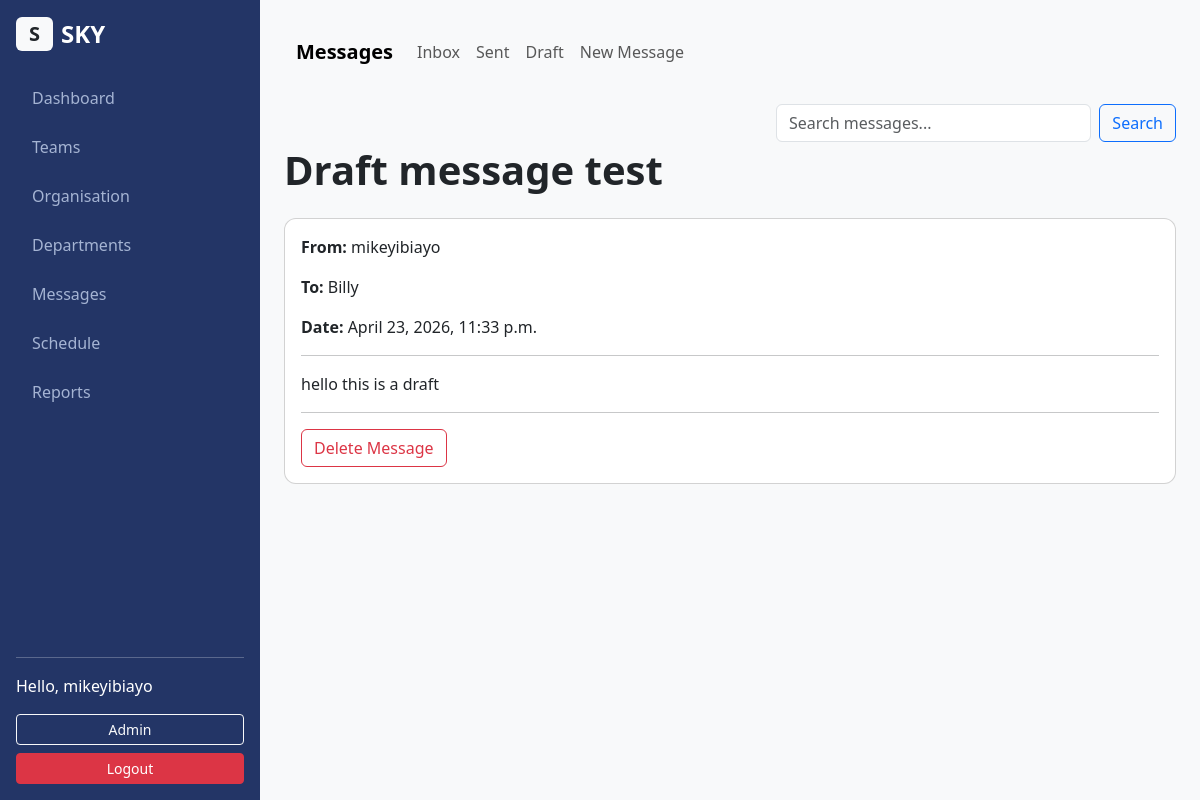
The page /message/3/ (signed in) on the database its author committed.
### messages/models.py (models this page shows, shortened)
class Message(models.Model):
    sender = models.ForeignKey(
        User,
        on_delete=models.CASCADE,
        related_name='sent_messages'
    )
    recipient = models.ForeignKey(
        User,
        on_delete=models.CASCADE,
        related_name='received_messages'
    )
    subject = models.CharField(max_length=200)
    body = models.TextField()
    is_draft = models.BooleanField(default=False)
    created_at = models.DateTimeField(auto_now_add=True)

### messages/views.py (the view)
# urls.py: path('message/<int:message_id>/', views.message_detail, name='message_detail'),
@login_required
def message_detail(request, message_id):
    message = get_object_or_404(Message, id=message_id)
    return render(request, 'messages/message_detail.html', {
        'message': message
    })

### messages/templates/messages/message_detail.html (shortened to what this page needs)
{% extends "messages/base_messages.html" %}
{% block messages_content %}
<h1 class="mb-4">{{ message.subject }}</h1>
<div class="card">
    <div class="card-body">
        <p><strong>From:</strong> {{ message.sender.username }}</p>
        <p><strong>To:</strong> {{ message.recipient.username }}</p>
        <p><strong>Date:</strong> {{ message.created_at }}</p>
        <hr>
        <p>{{ message.body }}</p>
        <hr>
        {% if message.sender == user or message.recipient == user %}
            <a href="{% url 'messages:delete_message' message.id %}" class="btn btn-outline-danger">
                Delete Message
            </a>
        {% endif %}
    </div>
</div>
{% endblock %}

### templates/base.html (shortened to what this page needs)
<!DOCTYPE html>
<html lang="en">
<head>
    {% load static %}
    <link href="https://cdn.jsdelivr.net/npm/bootstrap@5.3.8/dist/css/bootstrap.min.css" rel="stylesheet">
    <link rel="stylesheet" href="{% static 'style.css' %}">
</head>
<body>
    <div class="d-flex" style="min-height: 100vh;">
        <nav class="sidebar d-flex flex-column p-3">
            <a href="{% url 'messages:inbox' %}" class="d-flex align-items-center mb-4 me-md-auto text-white text-decoration-none">
                <span class="badge bg-light text-dark me-2 fs-5">S</span>
                <span class="fs-4 fw-bold">SKY</span>
            </a>
            <ul class="nav nav-pills flex-column mb-auto">
                <li class="nav-item">
                    <a href="#" class="nav-link text-white">
                        Dashboard
                    </a>
                </li>
                <li class="nav-item">
                    <a href="#" class="nav-link text-white">
                        Teams
                    </a>
                </li>
                <li class="nav-item">
                    <a href="{% url 'organisation' %}" class="nav-link text-white">
                        Organisation
                    </a>
                </li>
                <li class="nav-item">
                    <a href="{% url 'departments' %}" class="nav-link text-white">
                        Departments
                    </a>
                </li>
                <li class="nav-item">
                    <a href="{% url 'messages:inbox' %}" class="nav-link text-white">
                        Messages
                    </a>
                </li>
                <li class="nav-item">
                    <a href="#" class="nav-link text-white">
                        Schedule
                    </a>
                </li>
                <li class="nav-item">
                    <a href="#" class="nav-link text-white">
                        Reports
                    </a>
                </li>
            </ul>
            <hr class="text-white">
            <div>
                {% if user.is_authenticated %}
                    <span class="d-block mb-3 text-white">Hello, {{ user.username }}</span>
                    {% if user.is_staff %}
                        <a href="/admin/" class="btn btn-sm btn-outline-light w-100 mb-2">Admin</a>
                    {% endif %}
                    <a href="{% url 'logout' %}" class="btn btn-sm btn-danger w-100">Logout</a>
                {% else %}
                    <a href="{% url 'login' %}" class="btn btn-sm btn-primary w-100 mb-2">Login</a>
                    <a href="{% url 'signup' %}" class="btn btn-sm btn-success w-100">Sign Up</a>
                {% endif %}
            </div>
        </nav>
        <main class="main-content bg-light">
            <div class="container p-4">
                {% block content %}
                {% endblock %}
            </div>
        </main>
    </div>
</body>
</html>

### static/style.css (style rules this page uses)
body { background-color: #f8f9fa; }
h1 { font-weight: 700; }
.card { border-radius: 12px; }
.sidebar { width: 260px; background-color: #233566; flex-shrink: 0; }
.sidebar .nav-link { color: #a5b4d3 !important; margin-bottom: 5px; border-radius: 8px; padding: 10px 16px; }
.main-content { flex-grow: 1; height: 100vh; overflow-y: auto; }

### rows shown on the page
Message: subject "Draft message test", sender.username "mikeyibiayo", recipient.username "Billy", created_at "April 23, 2026, 11:33 p.m.", body "hello this is a draft"

### other values the page prints
{{ user.username }} "mikeyibiayo"
